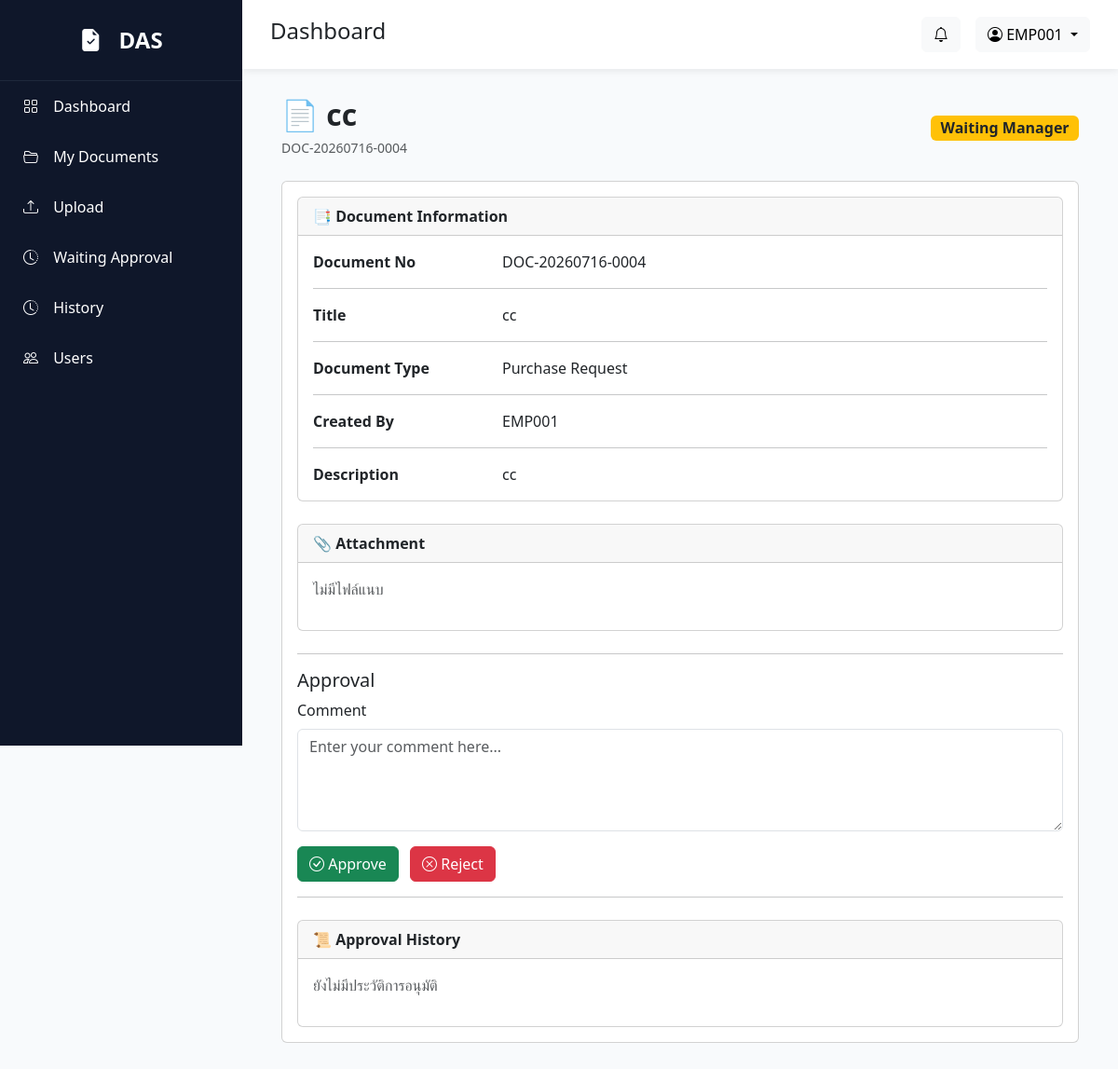
The app's page /documents/21 (signed in), older data.
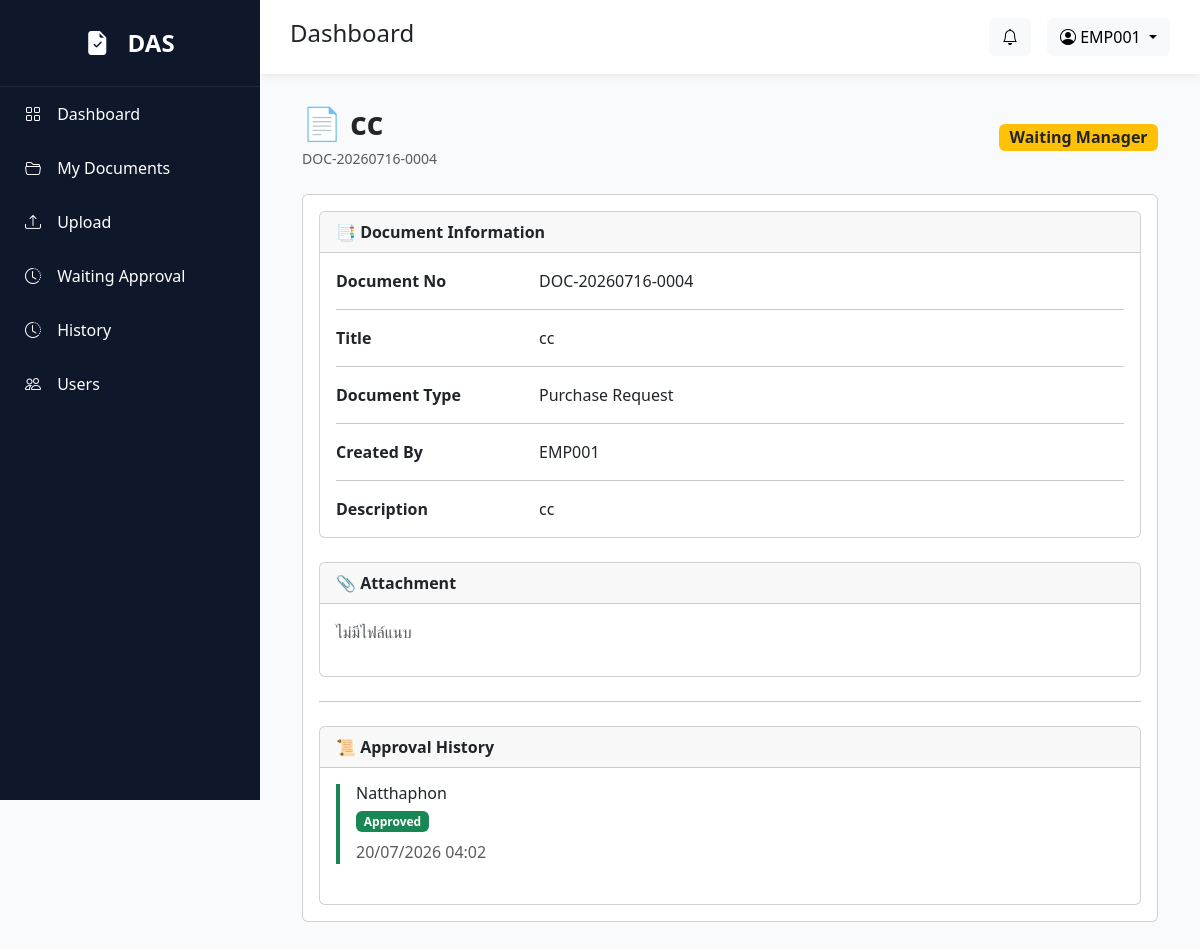
The same page, newer data.
### models/user.py (models this page shows)
class User(UserMixin, db.Model):
    __tablename__ = "users"
    id = db.Column(db.Integer, primary_key=True)
    employee_id = db.Column(db.String(20), unique=True, nullable=False)
    fullname = db.Column(db.String(200), nullable=False)
    username = db.Column(db.String(100), unique=True)
    password = db.Column(db.String(255), nullable=False)
    email = db.Column(db.String(150))
    department = db.Column(db.String(100))
    position = db.Column(db.String(100))
    role = db.Column(db.String(50), default="Employee")
    status = db.Column(db.String(20), default="Active")
    created_at = db.Column(db.DateTime, default=datetime.utcnow)
    approval_steps = db.relationship(
        "ApprovalStep",
        backref="approver",
        lazy=True
    )

### models/document.py (models this page shows)
class Document(db.Model):
    __tablename__ = "documents"
    id = db.Column(db.Integer, primary_key=True)
    document_no = db.Column(db.String(30), unique=True, nullable=False)
    title = db.Column(db.String(255), nullable=False)
    document_type = db.Column(db.String(100), nullable=False)
    description = db.Column(db.Text)
    file_name = db.Column(db.String(255))
    status = db.Column(db.String(50), default="Waiting Manager")
    created_by = db.Column(db.String(20))
    current_approver = db.Column(db.String(20))
    created_at = db.Column(db.DateTime, default=datetime.utcnow)
    approval_steps = db.relationship(
        "ApprovalStep",
        backref="document",
        lazy=True,
        cascade="all, delete-orphan",
        order_by="ApprovalStep.sequence"
    )

### models/approval.py (models this page shows)
class ApprovalHistory(db.Model):
    __tablename__ = "approval_history"
    id = db.Column(db.Integer, primary_key=True)
    document_id = db.Column(
        db.Integer,
        db.ForeignKey("documents.id"),
        nullable=False
    )
    approver = db.Column(db.String(20), nullable=False)
    action = db.Column(db.String(20))
    comment = db.Column(db.Text)
    approved_at = db.Column(
        db.DateTime,
        default=datetime.utcnow
    )

### routes/document.py (the view)
@document_bp.route("/documents/<int:id>")
@login_required
def document_detail(id):
    document = Document.query.get_or_404(id)
    if not can_view_document(document, current_user):
        flash(
            "คุณไม่มีสิทธิ์เข้าถึงเอกสารนี้",
            "warning"
        )
        return redirect("/dashboard")
    current_step = ApprovalStep.query.filter_by(
        document_id=document.id,
        approver_id=current_user.id,
        status="Waiting"
    ).first()
    history = ApprovalHistory.query.filter_by(
        document_id=document.id
    ).order_by(
        ApprovalHistory.approved_at.asc()
    ).all()
    return render_template(
        "documents/detail.html",
        document=document,
        current_step=current_step,
        history=history
    )

### app.py (called while the page is built)
@login_manager.user_loader
def load_user(user_id):
    return User.query.get(int(user_id))

### services/permission_service.py (called while the page is built, shortened)
def can_view_document(document, user):
    if user.role == "Admin":
        return True

### templates/documents/detail.html (shortened to what this page needs)
{% extends "layout/base.html" %}
{% block content %}
<div class="container">
    <div class="d-flex justify-content-between align-items-center mb-4">
        <div>
            <h2 class="fw-bold mb-1">
                📄 {{ document.title }}
            </h2>
            <small class="text-muted">
                {{ document.document_no }}
            </small>
        </div>
        {% if document.status == "Approved" %}
        <span class="badge bg-success fs-6">
            Approved
        </span>
        {% elif document.status == "Rejected" %}
        <span class="badge bg-danger fs-6">
            Rejected
        </span>
        {% else %}
        <span class="badge bg-warning text-dark fs-6">
            Waiting Manager
        </span>
        {% endif %}
    </div>
    <div class="card">
        <div class="card-body">
            <div class="card mb-4">
                <div class="card-header fw-bold">
                    📑 Document Information
                </div>
                <div class="card-body">
                    <div class="row mb-3">
                        <div class="col-md-3">
                            <strong>Document No</strong>
                        </div>
                        <div class="col-md-9">
                            {{ document.document_no }}
                        </div>
                    </div>
                    <hr>
                    <div class="row mb-3">
                        <div class="col-md-3">
                            <strong>Title</strong>
                        </div>
                        <div class="col-md-9">
                            {{ document.title }}
                        </div>
                    </div>
                    <hr>
                    <div class="row mb-3">
                        <div class="col-md-3">
                            <strong>Document Type</strong>
                        </div>
                        <div class="col-md-9">
                            {{ document.document_type }}
                        </div>
                    </div>
                    <hr>
                    <div class="row mb-3">
                        <div class="col-md-3">
                            <strong>Created By</strong>
                        </div>
                        <div class="col-md-9">
                            {{ document.created_by }}
                        </div>
                    </div>
                    <hr>
                    <div class="row">
                        <div class="col-md-3">
                            <strong>Description</strong>
                        </div>
                        <div class="col-md-9">
                            {{ document.description }}
                        </div>
                    </div>
                </div>
            </div>
            <div class="card mb-4">
                <div class="card-header fw-bold">
                    📎 Attachment
                </div>
                <div class="card-body">
                    {% if document.file_name %}
                    <p class="mb-3">
                        <i class="bi bi-file-earmark-pdf text-danger"></i>
                        {{ document.file_name }}
                    </p>
                    <a href="/documents/view/{{ document.file_name }}" target="_blank" class="btn btn-outline-primary">
                        <i class="bi bi-eye"></i>
                        View PDF
                    </a>
                    <a class="btn btn-outline-success ms-2" href="/documents/download/{{ document.file_name }}">
                        ⬇ Download
                    </a>
                    {% else %}
                    <p class="text-muted">
                        ไม่มีไฟล์แนบ
                    </p>
                    {% endif %}
                </div>
            </div>
            {% if current_step %}
            <hr>
            <h5>Approval</h5>
            <form method="POST">
                <div class="mb-3">
                    <label class="form-label">
                        Comment
                    </label>
                    <textarea class="form-control" name="comment" rows="4"
                        placeholder="Enter your comment here..."></textarea>
                </div>
                <button type="submit" formaction="/documents/approve/{{ document.id }}" class="btn btn-success">
                    <i class="bi bi-check-circle"></i>
                    Approve
                </button>
                <button type="submit" formaction="/documents/reject/{{ document.id }}" class="btn btn-danger ms-2">
                    <i class="bi bi-x-circle"></i>
                    Reject
                </button>
            </form>
            {% endif %}
            <hr>
            <div class="card mt-4">
                <div class="card-header fw-bold">
                    📜 Approval History
                </div>
                <div class="card-body">
                    {% if history %}
                    {% for item in history %}
                    <div class="border-start border-4 ps-3 mb-4
                {% if item.action == 'Approved' %}
                    border-success
                {% else %}
                    border-danger
                {% endif %}">
                        <h6 class="mb-1">
                            {{ item.approver }}
                        </h6>
                        <span class="badge
                    {% if item.action == 'Approved' %}
                        bg-success
                    {% else %}
                        bg-danger
                    {% endif %}">
                            {{ item.action }}
                        </span>
                        <div class="text-muted mt-2">
                            {{ item.approved_at.strftime('%d/%m/%Y %H:%M') }}
                        </div>
                    </div>
                    {% endfor %}
                    {% else %}
                    <p class="text-muted">
                        ยังไม่มีประวัติการอนุมัติ
                    </p>
                    {% endif %}
                </div>
            </div>
        </div>
    </div>
</div>
{% endblock %}

### templates/layout/base.html (shortened to what this page needs)
<!DOCTYPE html>
<html lang="en">
<head>
    <link href="https://cdn.jsdelivr.net/npm/bootstrap@5.3.7/dist/css/bootstrap.min.css" rel="stylesheet">
    <link href="https://cdn.jsdelivr.net/npm/bootstrap-icons@1.11.3/font/bootstrap-icons.min.css" rel="stylesheet">
    <link rel="stylesheet" href="{{ url_for('static', filename='css/style.css') }}">
</head>
<body>
    <div class="wrapper">
        <div class="sidebar">
            <div class="logo">
                <i class="bi bi-file-earmark-check-fill"></i>
                DAS
            </div>
            <a href="/dashboard">
                <i class="bi bi-grid"></i>
                Dashboard
            </a>
            <a href="/documents">
                <i class="bi bi-folder2-open"></i>
                My Documents
            </a>
            <a href="/documents/create">
                <i class="bi bi-upload"></i>
                Upload
            </a>
            <a href="/documents/waiting">
                <i class="bi bi-clock-history"></i>
                Waiting Approval
            </a>
            <a href="/history">
                <i class="bi bi-clock-history"></i>
                History
            </a>
            {% if current_user.role == "Admin" %}
            <a href="/users">
                <i class="bi bi-people"></i>
                Users
            </a>
            {% endif %}
        </div>
        <div class="main">
            <div class="topbar">
                <h4>Dashboard</h4>
                <div class="d-flex align-items-center gap-3">
                    <button class="btn btn-light position-relative">
                        <i class="bi bi-bell"></i>
                    </button>
                    <div class="dropdown">
                        <button class="btn btn-light dropdown-toggle" data-bs-toggle="dropdown">
                            <i class="bi bi-person-circle"></i>
                            {{ current_user.employee_id }}
                        </button>
                    </div>
                </div>
            </div>
            <div class="content">
                {% block content %}
                {% endblock %}
            </div>
        </div>
    </div>
</body>
</html>

### static/css/style.css (style rules this page uses)
* { margin:0; padding:0; box-sizing:border-box; font-family:'Segoe UI',sans-serif; }
body { background:#F8FAFC; }
.wrapper { display:flex; }
.sidebar { width:260px; height:100vh; background:#0F172A; color:white; position:fixed; }
.logo { padding:25px; font-size:24px; font-weight:bold; text-align:center; border-bottom:1px solid #1E293B; }
.sidebar a { color:white; text-decoration:none; display:block; padding:15px 25px; transition:.3s; }
.sidebar i { margin-right:12px; }
.main { margin-left:260px; width:100%; }
.topbar { background:white; padding:18px 30px; display:flex; justify-content:space-between; align-items:center; box-shadow:0 2px 8px rgba(0,0,0,.08); }
.content { padding:30px; }

Row changes from the older to the newer data that the page shows:
added ApprovalHistory: approver "Natthaphon", action "Approved", approved_at "20/07/2026 04:02"
Text that changed along with them:
text no longer shown: "Approval Comment Approve Reject ยังไม่มีประวัติการอนุมัติ"
